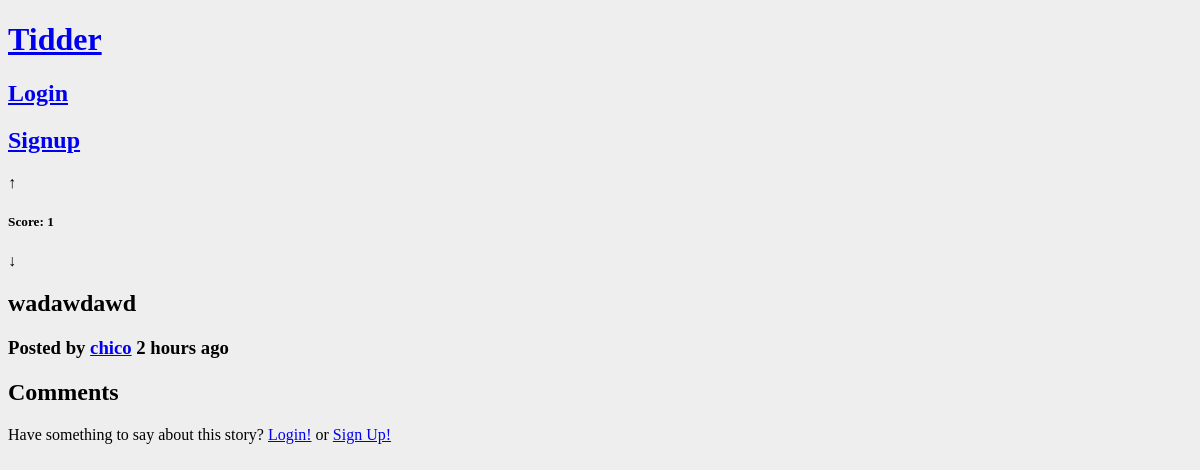
The page /pages/story.php?story_id=92 on the database as committed earlier.
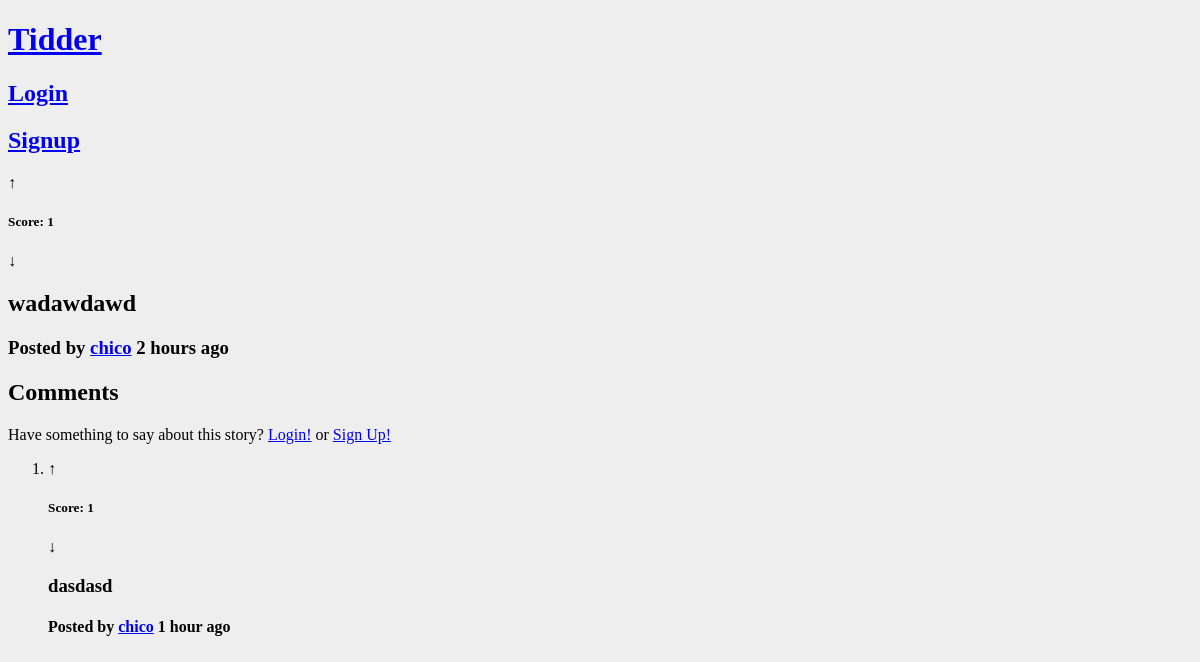
The same page on the database as committed later.
### tables this page shows
CREATE TABLE opinion (
    opinion_id INTEGER NOT NULL PRIMARY KEY AUTOINCREMENT,
	parent_id INTEGER REFERENCES opinion(opinion_id),
    opinion_title VARCHAR,
    opinion_text VARCHAR NOT NULL,
	posted DATETIME NOT NULL,
    user_id INTEGER NOT NULL REFERENCES user
);

CREATE TABLE user (
    user_id INTEGER NOT NULL PRIMARY KEY AUTOINCREMENT,
    username VARCHAR NOT NULL UNIQUE,
    email VARCHAR NOT NULL UNIQUE,
    password VARCHAR NOT NULL,
    realname VARCHAR,
    birthday DATE,
    join_date DATE NOT NULL,
	bio VARCHAR
);

### database/db_vote.php (called while the page is built, shortened)
<?php
	function getScore($opinion_id){
		$db = Database::instance()->db();
		$stmt = $db->prepare('SELECT count(*) AS score FROM vote WHERE opinion_id = ? AND value = 1');
		$stmt->execute(array($opinion_id));
		$upvotes = $stmt->fetch()['score'];
		$stmt = $db->prepare('SELECT count(*) AS score FROM vote WHERE opinion_id = ? AND value = -1');
		$stmt->execute(array($opinion_id));
		$downvotes = $stmt->fetch()['score'];
		return $upvotes - $downvotes;
	}
?>

### database/db_story.php (called while the page is built, shortened)
<?php
	function getStory($story_id) {
		$db = Database::instance()->db();
		$stmt = $db->prepare('SELECT * FROM opinion WHERE opinion_id = ? AND parent_id IS NULL');
		$stmt->execute(array($story_id));
		return $stmt->fetch();
	}
?>

### database/db_user.php (called while the page is built, shortened)
<?php
	function getUserName($user_id){
		$db = Database::instance()->db();
		$stmt = $db->prepare('SELECT username FROM user WHERE user_id = ?');
		$stmt->execute(array($user_id));
		return $stmt->fetch()['username'];
	}
?>

### includes/date.php (called while the page is built, shortened)
<?php
	function deltaTime($now, $date){
		$time = strtotime($date);
		$delta = $now - $time;
		if(!floor($delta/86400)){
			$time_word = (floor($delta/3600) == 1 ? ' hour ' : ' hours ');
			return floor($delta/3600).$time_word.'ago';
		}
		$time_word = (floor($delta/31104000) == 1 ? ' year ' : ' years ');
		return floor($delta/31104000).$time_word.'ago';
	}
?>

### database/db_comment.php (called while the page is built, shortened)
<?php
	function getAllComments($parent_id) {
		$db = Database::instance()->db();
		$stmt = $db->prepare('SELECT * FROM opinion WHERE parent_id IS ?');
		$stmt->execute(array($parent_id));
		return $stmt->fetchAll();
	}
?>

### pages/story.php (the view, shortened to what this page needs)
<?php
	include_once('../includes/date.php');
	include_once('../database/db_user.php');
	include_once('../database/db_story.php');
	include_once('../database/db_comment.php');
	include_once('../database/db_vote.php');
	include_once('../templates/tpl_common.php');
	include_once('../templates/tpl_comments.php');
	$story_id = $_GET['story_id'];
	try {
		$story = getStory($story_id);
    } catch (PDOException $e) {
        die(header('Location: stories.php'));
	}
	$now = time();
	$username = getUserName($story['user_id']);
	$score = getScore($story_id);
	$page = 'story.php?story_id='.$story_id;
	draw_header(true);
?>
	<section id="story" data-id="<?=$story_id?>">
		<div class="upvote" role="button" data-value="<?=$vote?>">&#8593;</div>
		<h5>Score: <?=$score?></h5>
		<div class="downvote" role="button" data-value="<?=$vote?>">&#8595;</div>
		<h2><?=$story['opinion_text']?></h2>
		<h3>Posted by <a href="<?='profile.php?username='.urlencode($username)?>"><?=$username?></a> <?=deltaTime($now, $story['posted'])?></h3>
	</section>
<?php
	$comments = array_reverse(getAllComments($story_id));
	for($i = 0; $i < count($comments); $i++){
		$comments[$i]['username'] = getUserName($comments[$i]['user_id']);
		$comments[$i]['score'] = getScore($comments[$i]['opinion_id']);
	}
	draw_comments($comments, true);
	draw_footer();
?>

### templates/tpl_common.php (shortened to what this page needs)
<?php
include_once('../database/db_user.php');
function draw_header($isnt_login_signup) {
	global $page;
?>
<!DOCTYPE html>
<html lang="en-US">
<head>
	<link rel="stylesheet" type="text/css" href="../css/style.css">
</head>
<body>
	<header>
		<h1><a href="../index.php">Tidder</a></h1>
	<?php if(!isset($_SESSION['user_id'])) {
			if($isnt_login_signup) { ?>
				<h2><a href='../pages/login.php?redirect=<?=urlencode($page)?>''>Login</a></h2>
				<h2><a href='../pages/signup.php?redirect=<?=urlencode($page)?>'>Signup</a></h2>
	<?php }
	} else {
			$username = getUserName($_SESSION['user_id']);
			$profile_link = "../pages/profile.php?username=".urlencode($username); ?>
			<h2><a href=<?=$profile_link?>>Your Profile</a></h2>
			<h2><a href='../actions/action_logout.php?redirect=<?=urlencode($page)?>'>Logout</a></h2>
	<?php } ?>
	</header>
<?php
}
function draw_footer() {?>
	</body>
</html>
<?php } ?>

### templates/tpl_comments.php (shortened to what this page needs)
<?php
	function draw_comments($comments, $not_profile){
		global $story_id?>
        <section id="comments">
		<header>
			<h2>Comments</h2>
		</header>
		<?php
		if($not_profile){
			if((isset($_SESSION['user_id']))) { ?>
				<form>
					<input type="hidden" name="opinion_id" value="<?=$story_id?>">
					<textarea name="comment" placeholder="Have something to say about this story?" required></textarea>
					<input type="submit" value="Add Comment">
				</form>
		<?php } else { ?>
			<p>Have something to say about this story? <a href="login.php">Login!</a> or <a href="signup.php">Sign Up!</a></p>
		<?php }
		}
		?><ol><?php
		    foreach($comments as $comment)
				draw_comment($comment);
		?>
	    </ol>
		</section>
        <?php } ?>
    <?php function draw_comment($comment) {
		global $now;?>
		<li>
        <article class="comment" data-id="<?=$comment['opinion_id']?>">
			<div class="upvote" role="button" data-value="<?=$comment['vote']?>">&#8593;</div>
			<h5>Score: <?=$comment['score']?></h5>
			<div class="downvote" role="button" data-value="<?=$comment['vote']?>">&#8595;</div>
			<h3><?=$comment['opinion_text']?></a></h3>
			<h4>Posted by <a href="<?='profile.php?username='.urlencode($comment['username'])?>"><?=$comment['username']?></a> <?=deltaTime($now, $comment['posted'])?></h4>
		</article>
		</li>
    <?php } ?>

### css/style.css (style rules this page uses)
body { background-color: #eee; }

Rows that differ between the two databases and show on the page:
added opinion: user "1", opinion_text "dasdasd", username "chico", posted "1 hour ago"
